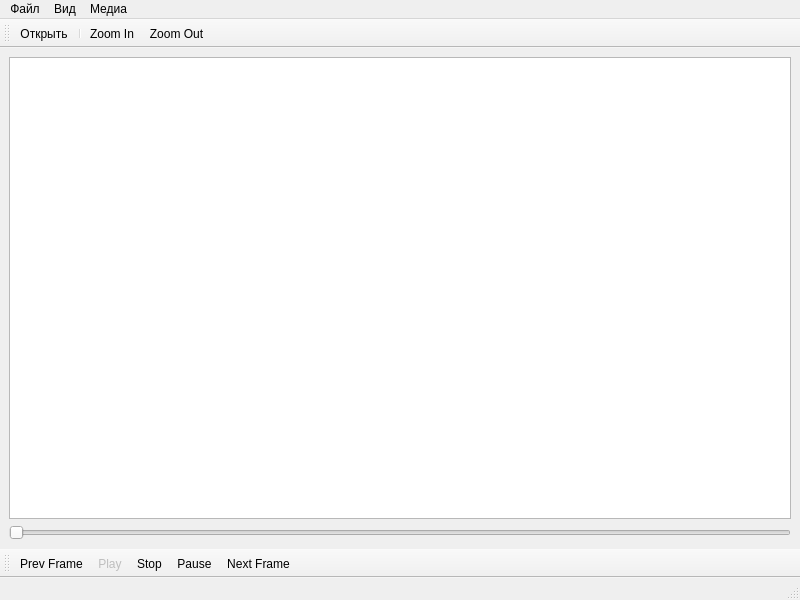
<?xml version="1.0" encoding="UTF-8"?>
<ui version="4.0">
 <class>MainWindow</class>
 <widget class="QMainWindow" name="MainWindow">
  <property name="geometry">
   <rect>
    <x>0</x>
    <y>0</y>
    <width>800</width>
    <height>600</height>
   </rect>
  </property>
  <property name="windowTitle">
   <string>MainWindow</string>
  </property>
  <widget class="QWidget" name="centralwidget">
   <layout class="QVBoxLayout" name="verticalLayout">
    <item>
     <widget class="MyGraphicsView" name="graphicsView">
      <property name="sizeAdjustPolicy">
       <enum>QAbstractScrollArea::AdjustToContents</enum>
      </property>
      <property name="renderHints">
       <set>QPainter::Antialiasing|QPainter::TextAntialiasing</set>
      </property>
      <property name="dragMode">
       <enum>QGraphicsView::RubberBandDrag</enum>
      </property>
     </widget>
    </item>
    <item>
     <widget class="QSlider" name="horizontalSlider">
      <property name="orientation">
       <enum>Qt::Horizontal</enum>
      </property>
     </widget>
    </item>
   </layout>
  </widget>
  <widget class="QMenuBar" name="menubar">
   <property name="geometry">
    <rect>
     <x>0</x>
     <y>0</y>
     <width>800</width>
     <height>21</height>
    </rect>
   </property>
   <widget class="QMenu" name="menu">
    <property name="title">
     <string>Файл</string>
    </property>
    <addaction name="actionOpen"/>
   </widget>
   <widget class="QMenu" name="menu_2">
    <property name="title">
     <string>Вид</string>
    </property>
    <addaction name="actionZoom_In"/>
    <addaction name="actionZoom_Out"/>
   </widget>
   <widget class="QMenu" name="menu_3">
    <property name="title">
     <string>Медиа</string>
    </property>
    <addaction name="actionPlay"/>
    <addaction name="actionPause"/>
    <addaction name="actionStop"/>
    <addaction name="actionNext_Frame"/>
    <addaction name="actionPrev_Frame"/>
    <addaction name="separator"/>
    <addaction name="actionClear_marks"/>
   </widget>
   <addaction name="menu"/>
   <addaction name="menu_2"/>
   <addaction name="menu_3"/>
  </widget>
  <widget class="QStatusBar" name="statusbar"/>
  <widget class="QToolBar" name="toolBar">
   <property name="windowTitle">
    <string>toolBar</string>
   </property>
   <property name="toolButtonStyle">
    <enum>Qt::ToolButtonIconOnly</enum>
   </property>
   <attribute name="toolBarArea">
    <enum>TopToolBarArea</enum>
   </attribute>
   <attribute name="toolBarBreak">
    <bool>false</bool>
   </attribute>
   <addaction name="actionOpen"/>
   <addaction name="separator"/>
   <addaction name="actionZoom_In"/>
   <addaction name="actionZoom_Out"/>
  </widget>
  <widget class="QToolBar" name="toolBar_2">
   <property name="windowTitle">
    <string>toolBar_2</string>
   </property>
   <attribute name="toolBarArea">
    <enum>BottomToolBarArea</enum>
   </attribute>
   <attribute name="toolBarBreak">
    <bool>false</bool>
   </attribute>
   <addaction name="actionPrev_Frame"/>
   <addaction name="actionPlay"/>
   <addaction name="actionStop"/>
   <addaction name="actionPause"/>
   <addaction name="actionNext_Frame"/>
  </widget>
  <action name="actionOpen">
   <property name="icon">
    <iconset resource="res.qrc">
     <normaloff>:/icons/document-open-symbolic.svg</normaloff>:/icons/document-open-symbolic.svg</iconset>
   </property>
   <property name="text">
    <string>Открыть</string>
   </property>
  </action>
  <action name="actionZoom_In">
   <property name="icon">
    <iconset resource="res.qrc">
     <normaloff>:/icons/zoom-in-symbolic.svg</normaloff>:/icons/zoom-in-symbolic.svg</iconset>
   </property>
   <property name="text">
    <string>Zoom In </string>
   </property>
  </action>
  <action name="actionZoom_Out">
   <property name="icon">
    <iconset resource="res.qrc">
     <normaloff>:/icons/zoom-out-symbolic.svg</normaloff>:/icons/zoom-out-symbolic.svg</iconset>
   </property>
   <property name="text">
    <string>Zoom Out</string>
   </property>
  </action>
  <action name="actionPlay">
   <property name="enabled">
    <bool>false</bool>
   </property>
   <property name="icon">
    <iconset resource="res.qrc">
     <normaloff>:/icons/media-playback-start-symbolic.svg</normaloff>:/icons/media-playback-start-symbolic.svg</iconset>
   </property>
   <property name="text">
    <string>Play</string>
   </property>
  </action>
  <action name="actionPause">
   <property name="icon">
    <iconset resource="res.qrc">
     <normaloff>:/icons/media-playback-pause-symbolic.svg</normaloff>:/icons/media-playback-pause-symbolic.svg</iconset>
   </property>
   <property name="text">
    <string>Pause</string>
   </property>
  </action>
  <action name="actionStop">
   <property name="icon">
    <iconset resource="res.qrc">
     <normaloff>:/icons/media-playback-stop-symbolic.svg</normaloff>:/icons/media-playback-stop-symbolic.svg</iconset>
   </property>
   <property name="text">
    <string>Stop</string>
   </property>
  </action>
  <action name="actionNext_Frame">
   <property name="icon">
    <iconset resource="res.qrc">
     <normaloff>:/icons/media-skip-forward-symbolic.svg</normaloff>:/icons/media-skip-forward-symbolic.svg</iconset>
   </property>
   <property name="text">
    <string>Next Frame</string>
   </property>
  </action>
  <action name="actionPrev_Frame">
   <property name="icon">
    <iconset resource="res.qrc">
     <normaloff>:/icons/media-skip-backward-symbolic.svg</normaloff>:/icons/media-skip-backward-symbolic.svg</iconset>
   </property>
   <property name="text">
    <string>Prev Frame</string>
   </property>
  </action>
  <action name="actionClear_marks">
   <property name="text">
    <string>Clear marks</string>
   </property>
  </action>
  <action name="actionZoom_1_1">
   <property name="text">
    <string>Zoom 1:1</string>
   </property>
  </action>
 </widget>
 <customwidgets>
  <customwidget>
   <class>MyGraphicsView</class>
   <extends>QGraphicsView</extends>
   <header>mygraphicsview.h</header>
  </customwidget>
 </customwidgets>
 <resources>
  <include location="res.qrc"/>
 </resources>
 <connections/>
</ui>
